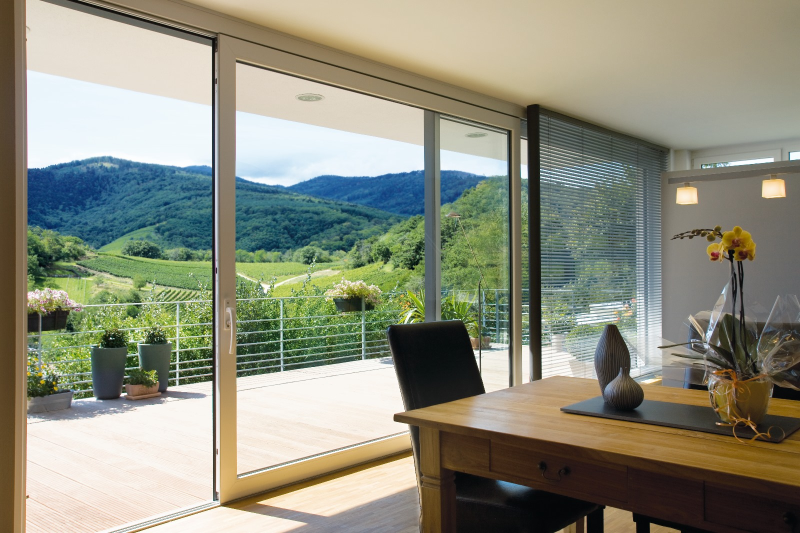
#> input picture recursos/imagenes/obras/corredera-elevadora-comedor-vistas-valle.jpeg, 1600 x 1066 px (shown at 1/2 size)
$ python imagenes.py
#> lines starting #> are read from the running program, lines starting #| are printed output that depends on the picture
#!/usr/bin/env python3
"""Genera en web/img/ las versiones WebP de las imágenes de recursos/.

Uso: .venv/bin/python herramientas/imagenes.py
Es una herramienta de autoría (no un paso de compilación de la web): solo hay que
volver a ejecutarla si cambian las imágenes de origen.
"""
from pathlib import Path
from PIL import Image, ImageOps

RAIZ = Path(__file__).resolve().parent.parent
REC, IMG = RAIZ / "recursos", RAIZ / "web" / "img"

FOTOS = {  # destino: origen  → anchos 640/1024/1600
    "obras/comedor-corredera-valle": "imagenes/obras/corredera-elevadora-comedor-vistas-valle.jpeg",
    "obras/vivienda-unifamiliar": "imagenes/obras/vivienda-unifamiliar-moderna-blanca-ventanas-oscuras.jpeg",
    "obras/fachada-antracita": "imagenes/obras/fachada-edificio-ventanas-antracita-contrapicado.jpeg",
    "obras/sala-reuniones": "imagenes/obras/sala-reuniones-ventanas-oscilobatientes-bicolor.jpeg",
    "obras/atico-anochecer": "imagenes/obras/atico-terraza-piscina-correderas-anochecer.jpeg",
    "obras/nino-corredera": "imagenes/obras/nino-junto-a-corredera-salon-interior.jpeg",
    "obras/salon-antracita": "imagenes/obras/salon-ventana-dos-hojas-antracita.jpg",
    "obras/salon-balconera-nogal": "imagenes/obras/salon-balconera-nogal-jardin.jpg",
    "obras/hormigon-ventana-negra": "imagenes/obras/hormigon-ventana-cuadrada-negra.jpg",
    "obras/interior-corredera-madera": "imagenes/obras/interior-corredera-madera-patio.png",
    "obras/vivienda-anochecer": "imagenes/obras/vivienda-moderna-anochecer-correderas.jpg",
    "obras/dormitorio-ventana-blanca": "imagenes/obras/dormitorio-ventana-blanca.jpg",
    "obras/casa-piedra-balconera": "imagenes/obras/casa-piedra-balconera-oscura-terraza.jpg",
    "obras/limpieza-ventana": "imagenes/obras/limpieza-ventana-padre-hijo-perro.webp",
    "obras/camion-ventanas": "imagenes/obras/camion-ventanas-embaladas-nave.webp",
    "fabrica/ventana-nogal-embalada": "imagenes/fabrica/ventana-nogal-embalada-nave.jpg",
    "fabrica/carros-perfiles": "imagenes/fabrica/nave-carros-perfiles-marca.jpg",
    "fabrica/palet-ventanas": "imagenes/fabrica/palet-ventanas-blancas-carretilla.jpg",
    "fabrica/carretilla-salida": "imagenes/fabrica/carretilla-ventanas-salida-nave.jpg",
    "productos/fachada-marchante": "imagenes/productos/fachada-marchante-atardecer.jpeg",
    "productos/vidrio-fijo-hormigon": "imagenes/productos/vidrio-fijo-hormigon-logo.jpeg",
    "productos/puerta-entrada-panel": "imagenes/productos/puerta-entrada-panel-hormigon.jpeg",
    "productos/terraza-piscina": "imagenes/productos/terraza-piscina-atardecer.jpeg",
    "productos/muestrario-acabados": "imagenes/productos/muestrario-acabados.jpeg",
    "productos/profesional-planos": "imagenes/productos/profesional-planos-perfiles.jpeg",
    "productos/tablet-contenido": "imagenes/productos/tablet-contenido.jpeg",
    # Portadas de los vídeos de sistema (fotograma de YouTube, 1280 px): se sirven en local
    "video/a84-abisagrada": "imagenes/video/portada-video-a84-abisagrada.jpg",
    "video/a84-ho": "imagenes/video/portada-video-a84-ho.jpg",
    "video/c70-corredera": "imagenes/video/portada-video-c70-corredera.jpg",
    "video/e170-elevadora": "imagenes/video/portada-video-e170-elevadora.jpg",
}
PERFILES = ["a70-abisagrada", "a84-abisagrada", "a84-ho-abisagrada", "c70-corredera", "e170-elevadora"]
LOGOS = {
    "marca/logo-marchante.png": "marca/logo-marchante.png",
    "marca/logo-marchante-blanco.png": "marca/logo-marchante-texto-blanco.png",
    "marca/partners/cortizo": "marca/partners/logo-cortizo-negro.png",
    "marca/partners/climalit": "marca/partners/Logo-climalit.png",
    "marca/partners/guardian-sun": "marca/partners/Guardian_Sun_Logo-1.png",
    "marca/partners/procomsa-gu": "marca/partners/LOGO-PROCOMSA-GU-COLOR.png",
    "marca/partners/indupanel": "marca/partners/logo-indupanel-web.png",
}


def guardar(im, destino, calidad=78):
    destino.parent.mkdir(parents=True, exist_ok=True)
    im.save(destino, "WEBP", quality=calidad, method=6)


def main():
    for dest, orig in FOTOS.items():
        im = ImageOps.exif_transpose(Image.open(REC / orig)).convert("RGB")
#> im is the input picture: PIL image 1600x1066 RGB; mean R, G, B 142, 142.7, 125.5
        for w in (640, 1024, 1600):
            if w > im.width * 1.25:  # fotos pequeñas (683 o 1200 px): no se inventan tamaños mayores
                continue
            real = min(w, im.width)  # el nombre lleva el ancho nominal aunque el original sea 1 px menor
            guardar(im.resize((real, round(im.height * real / im.width)), Image.LANCZOS), IMG / f"{dest}-{w}.webp")
#> this loop made 3 passes
#> pass 1, in guardar, `im.save(destino, "WEBP", quality=calidad, method=6)`:
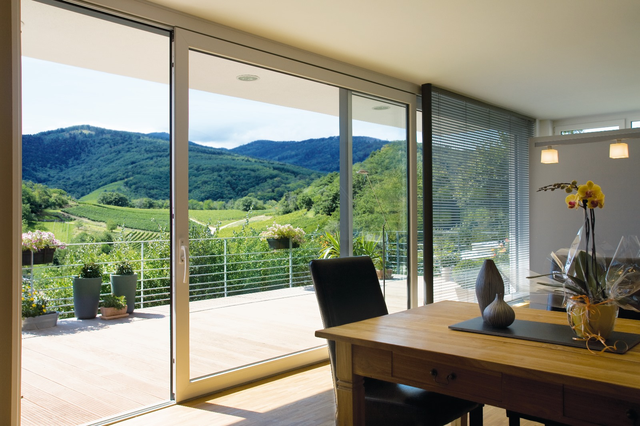
#> saved as comedor-corredera-valle-640.webp: PIL image 640x426 RGB; mean R, G, B 141.9, 142.7, 125.5
#> pass 2, in guardar (call 2), `im.save(destino, "WEBP", quality=calidad, method=6)`:
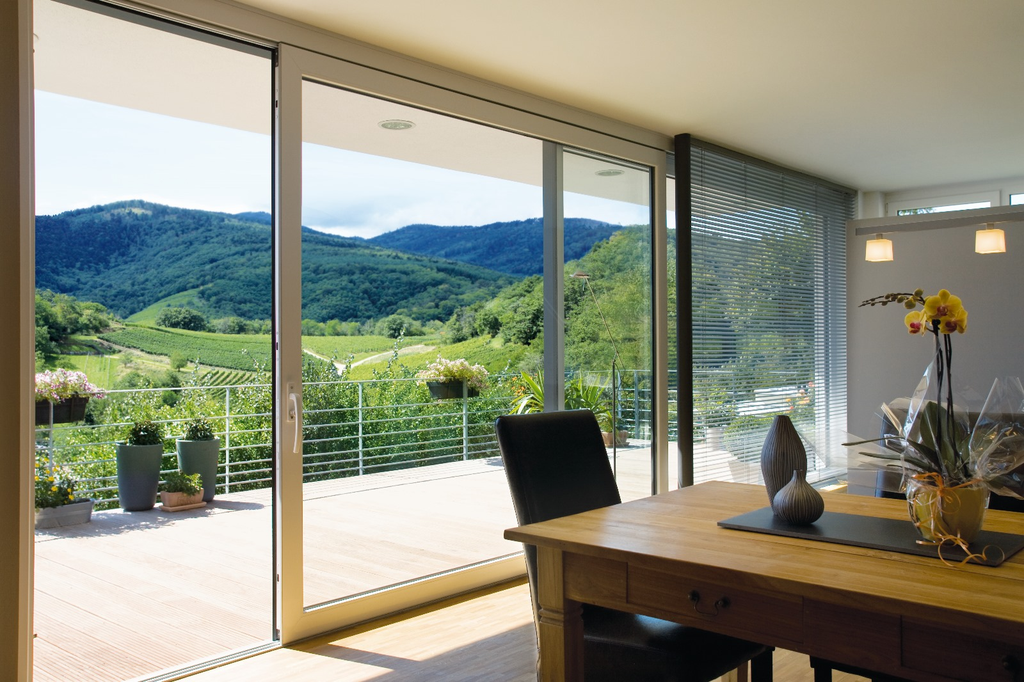
#> saved as comedor-corredera-valle-1024.webp: PIL image 1024x682 RGB; mean R, G, B 141.9, 142.7, 125.5
#> pass 2 of the loop in main, `for dest, orig in FOTOS.items():`:
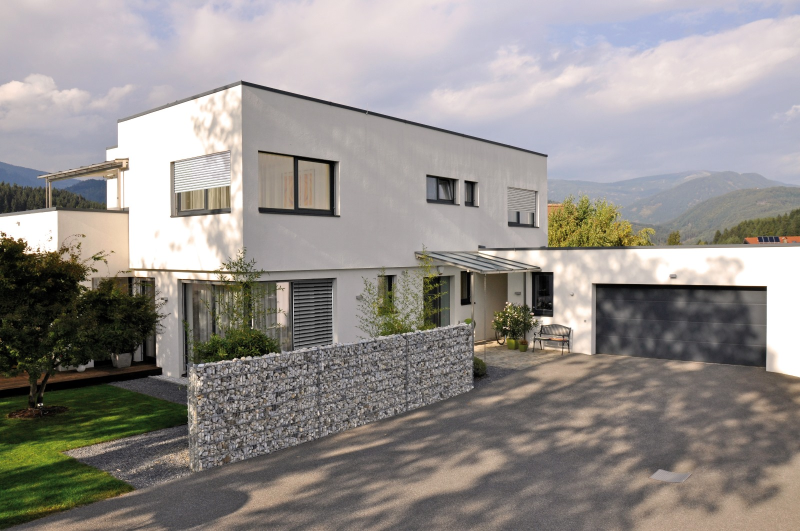
#> input picture recursos/imagenes/obras/vivienda-unifamiliar-moderna-blanca-ventanas-oscuras.jpeg, 1600 x 1062 px (shown at 1/2 size)
#> in main, im is the input picture: PIL image 1600x1062 RGB; mean R, G, B 148.1, 143.1, 139.8
#> the loop in main, `for w in (640, 1024, 1600):` made 3 passes
#> pass 1, in guardar (call 4), `im.save(destino, "WEBP", quality=calidad, method=6)`:
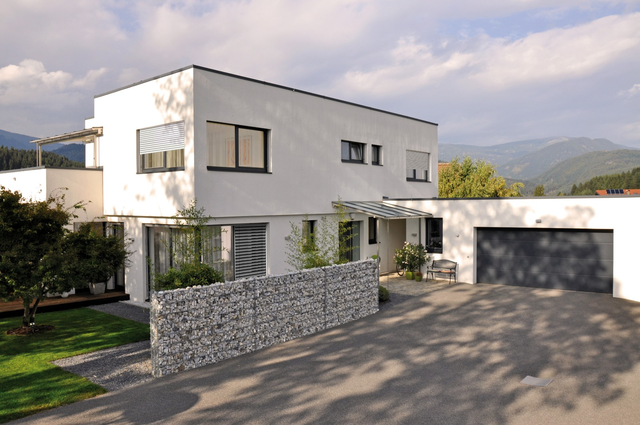
#> saved as vivienda-unifamiliar-640.webp: PIL image 640x425 RGB; mean R, G, B 148.1, 143.1, 139.8
#> pass 2, in guardar (call 5), `im.save(destino, "WEBP", quality=calidad, method=6)`:
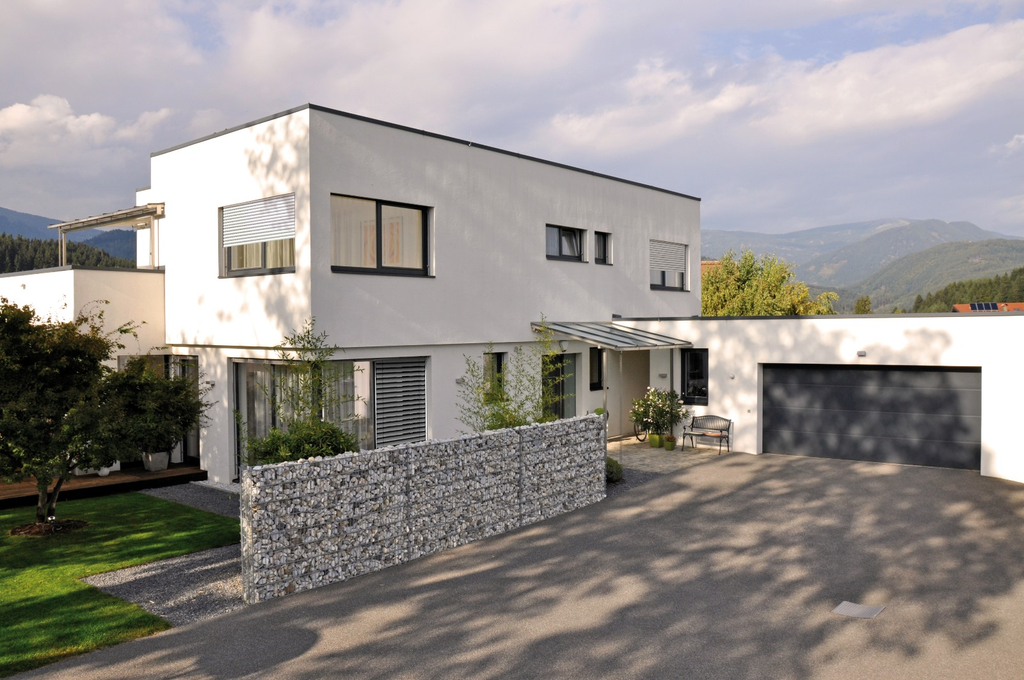
#> saved as vivienda-unifamiliar-1024.webp: PIL image 1024x680 RGB; mean R, G, B 148.1, 143.1, 139.8
#> pass 3 of the loop in main, `for dest, orig in FOTOS.items():`:
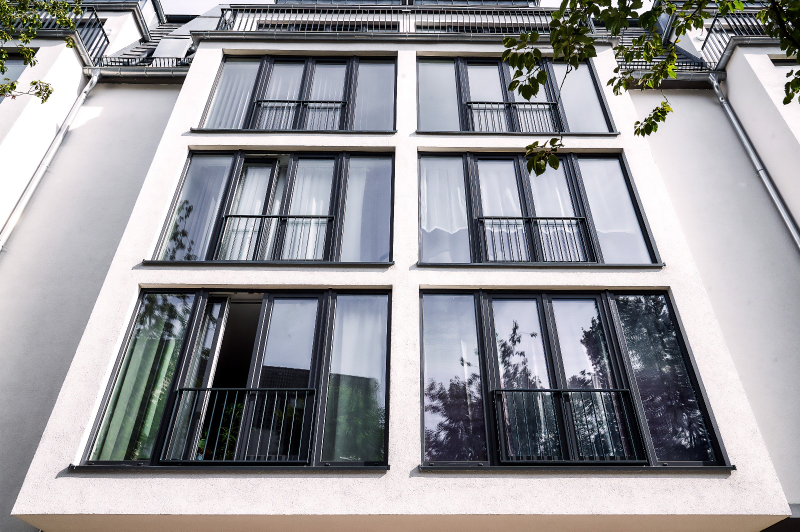
#> input picture recursos/imagenes/obras/fachada-edificio-ventanas-antracita-contrapicado.jpeg, 1600 x 1063 px (shown at 1/2 size)
#> in main, im is the input picture: PIL image 1600x1063 RGB; mean R, G, B 152.4, 151.7, 155.6
#> the loop in main, `for w in (640, 1024, 1600):` made 3 passes
#> pass 1, in guardar (call 7), `im.save(destino, "WEBP", quality=calidad, method=6)`:
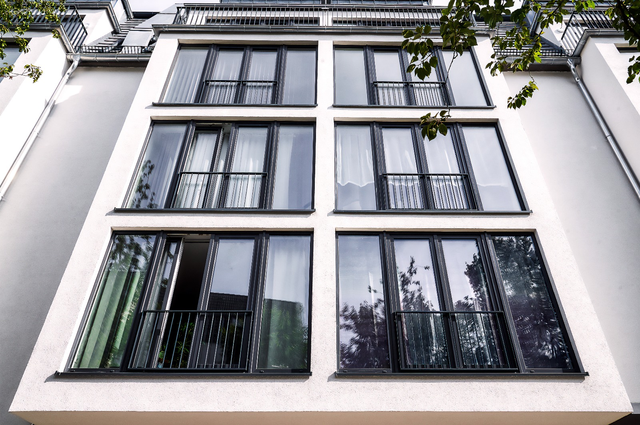
#> saved as fachada-antracita-640.webp: PIL image 640x425 RGB; mean R, G, B 152.4, 151.7, 155.6
#> pass 2, in guardar (call 8), `im.save(destino, "WEBP", quality=calidad, method=6)`:
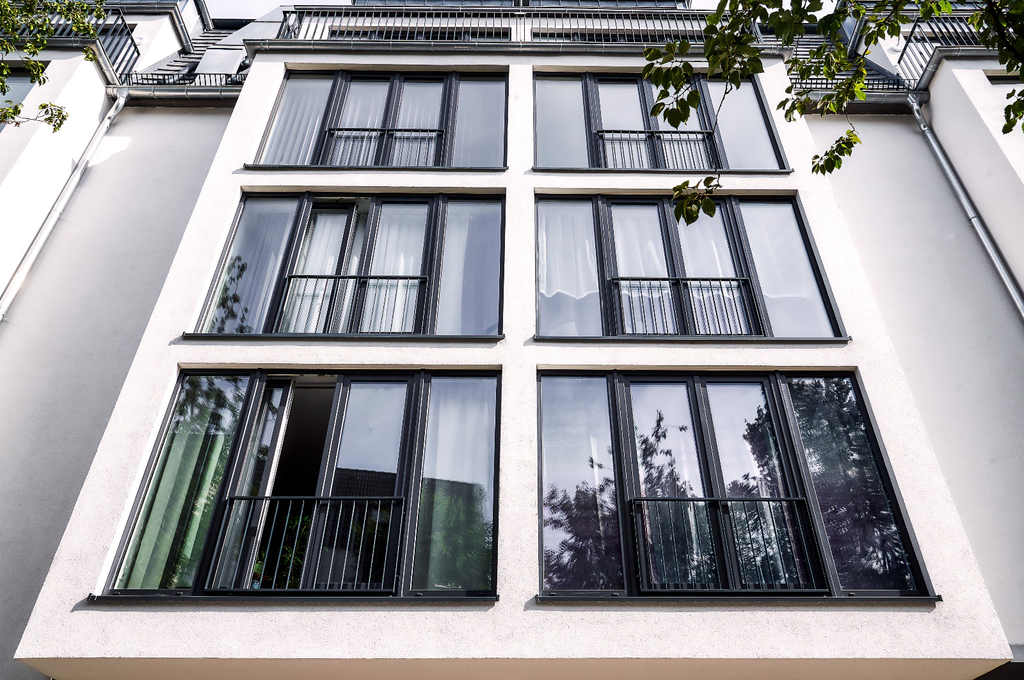
#> saved as fachada-antracita-1024.webp: PIL image 1024x680 RGB; mean R, G, B 152.4, 151.7, 155.6
#> the loop made 7 passes; the first 3 are shown

    # Renders de perfil (originales de Cortizo, ~1514x1024): recorte cuadrado centrado en el perfil
    for p in PERFILES:
        im = Image.open(REC / f"imagenes/productos/perfil-{p}-seccion.jpg").convert("RGB")
        lado = im.height
        x0 = (im.width - lado) // 2
        cuadrado = im.crop((x0, 0, x0 + lado, lado))
        for w in (400, 700):
            guardar(cuadrado.resize((w, w), Image.LANCZOS), IMG / f"productos/perfil-{p}-{w}.webp", 86)

    # Carta de foliados de Cortizo (recursos/imagenes/colores-cortizo/, 496x238): se sirven en local
    for f in sorted((REC / "imagenes/colores-cortizo").glob("*.png")):
        guardar(Image.open(f).convert("RGB"), IMG / f"colores/{f.stem}.webp", 82)

    for dest, orig in LOGOS.items():
        im = Image.open(REC / orig).convert("RGBA")
        if dest.endswith(".png"):
            (IMG / dest).parent.mkdir(parents=True, exist_ok=True)
            im.save(IMG / dest, optimize=True)
        else:
            im.thumbnail((400, 400), Image.LANCZOS)
            guardar(im, IMG / f"{dest}.webp", 90)

    # Imagen para compartir en redes (Open Graph)
    im = Image.open(REC / FOTOS["obras/comedor-corredera-valle"]).convert("RGB")
    im = ImageOps.fit(im, (1200, 630), Image.LANCZOS)
    im.save(IMG / "compartir.jpg", quality=82)

    total = sum(f.stat().st_size for f in IMG.rglob("*") if f.is_file())
    print(f"{len(list(IMG.rglob('*.*')))} archivos, {total/1024:.0f} KB")


if __name__ == "__main__":
#> (the run stopped early here; a loop or call above may not have finished)
